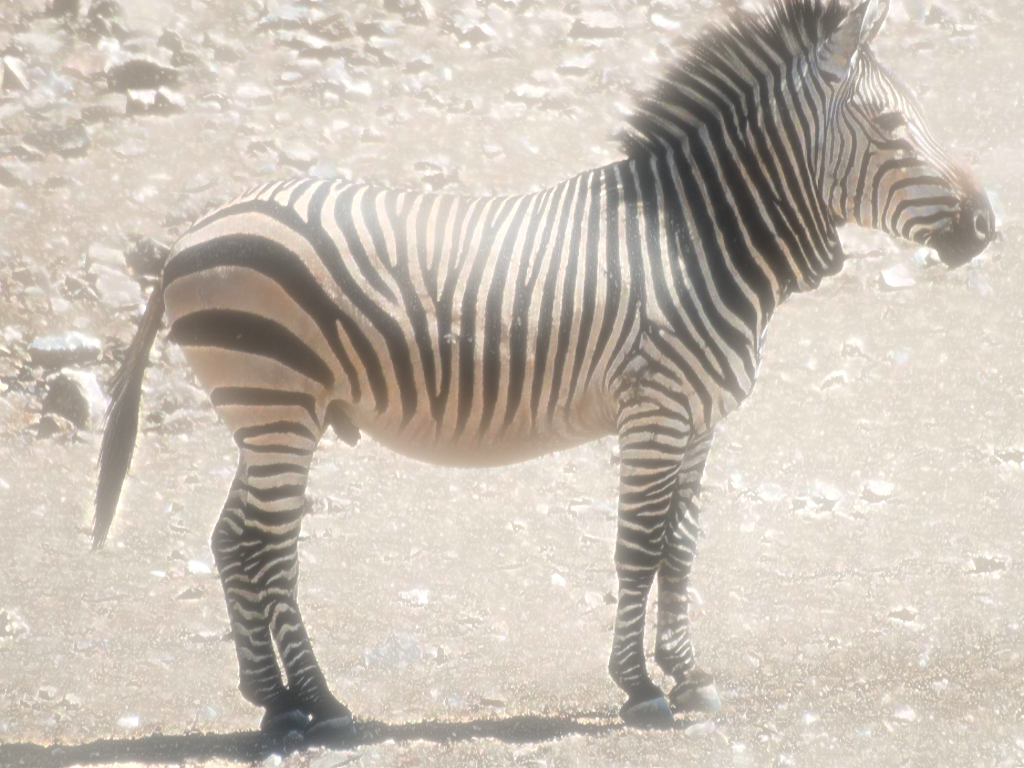
#> input picture assignment4/Pyramid_blending1.png, 1024 x 768 px
$ python pyra_blend.py
#> lines starting #> are read from the running program, lines starting #| are printed output that depends on the picture
import cv2
import numpy as np


# read left and right images
# images from https://medium.com/pylessons/image-stitching-with-opencv-and-python-1ebd9e0a6d78
left = cv2.imread('Pyramid_blending1.png')
#> left is the input picture: shape (768, 1024, 3); mean B, G, R 179.8, 190.8, 200.1
right = cv2.imread('Pyramid_blending2.png')
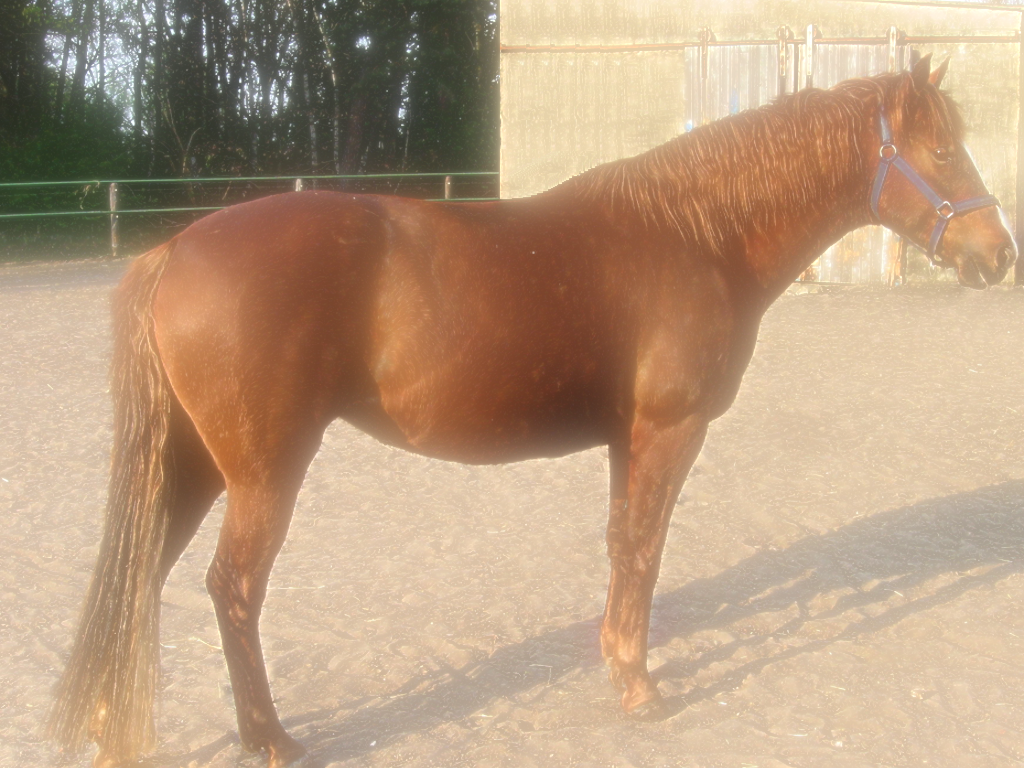
#> input picture assignment4/Pyramid_blending2.png, 1024 x 768 px
#> right is the input picture: shape (768, 1024, 3); mean B, G, R 128.4, 156.4, 185.3

# increase brightness of right image so that the blend difference can be seen after stitching
rightx = 1.5*right
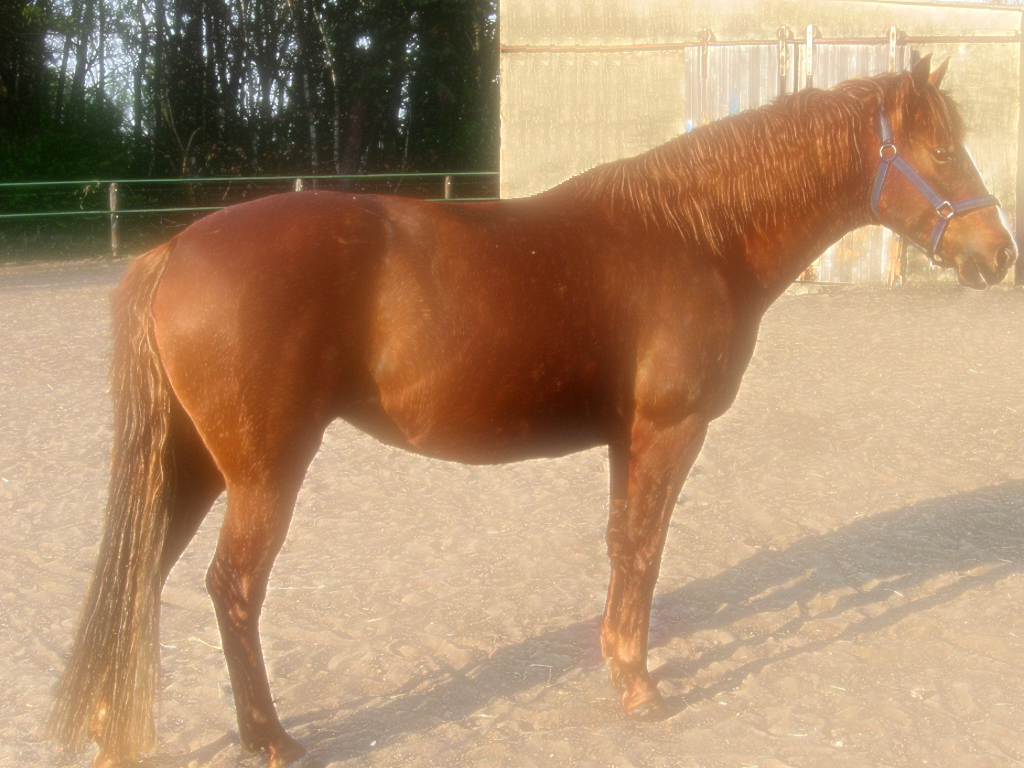
#> rightx: shape (768, 1024, 3) float64; mean B, G, R 192.6, 234.6, 277.9; drawn with min black and max white
rightx = np.clip((rightx), 0, 255)
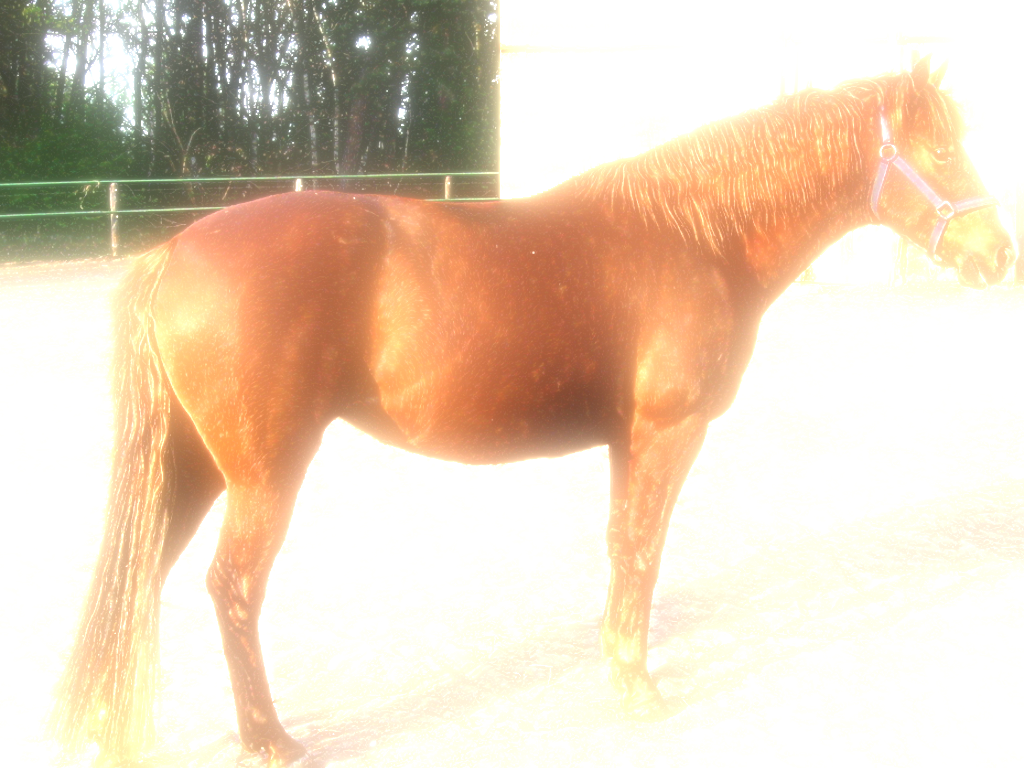
#> rightx: shape (768, 1024, 3) float64; mean B, G, R 188.2, 210.4, 230.7
rightx = np.uint8(rightx)

# get dimensions
hl, wl, cl = left.shape
#> hl = 768; wl = 1024; cl = 3
hr, wr, cr = right.shape
#> hr = 768; wr = 1024; cr = 3

print("left",hl,wl)
#| left 768 1024
print("right",hr,wr)
#| right 768 1024
#left 768 1024
#right 768 1024

crop1 = left[0:hl, 0:int(wl/2)]
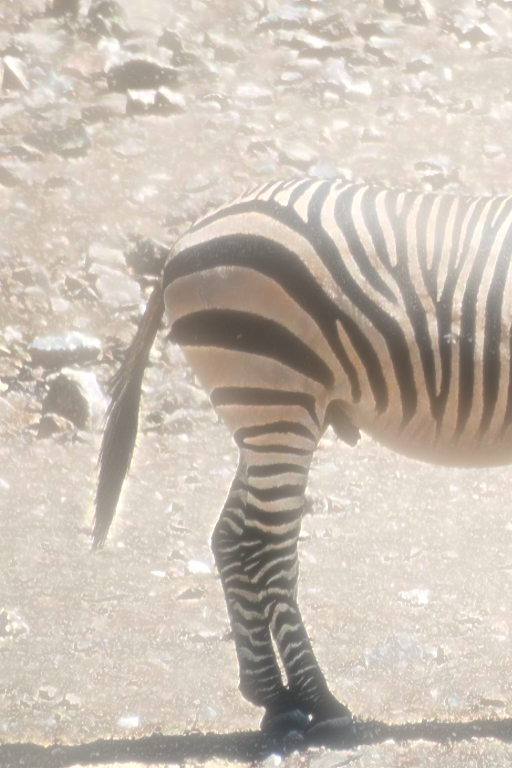
#> crop1: shape (768, 512, 3); mean B, G, R 179.5, 191.1, 201.4
crop2 = right[0:hr, int(wr/2):wr]
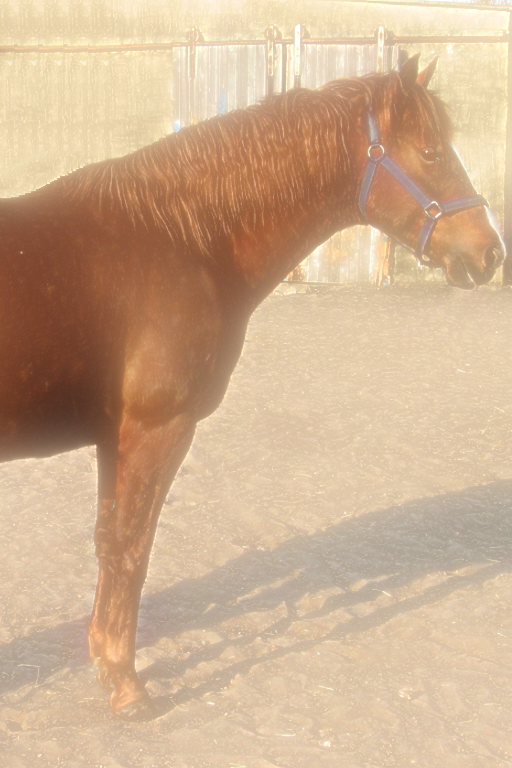
#> crop2: shape (768, 512, 3); mean B, G, R 144.6, 175.4, 206.6


# concatenate the images for the stitched result
stitched = np.concatenate((crop1,crop2), axis=1)
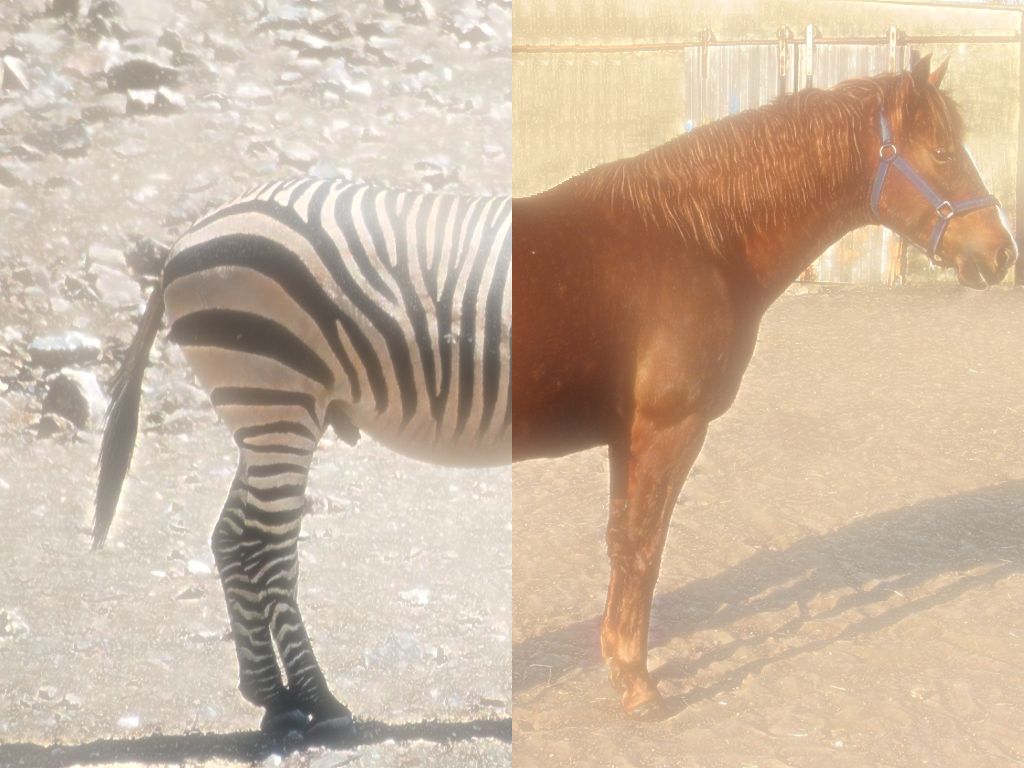
#> stitched: shape (768, 1024, 3); mean B, G, R 162.1, 183.2, 204
cv2.imshow("gaussianstitched", stitched)

cv2.imshow("stitched", stitched)
cv2.waitKey(0)
cv2.destroyAllWindows()
